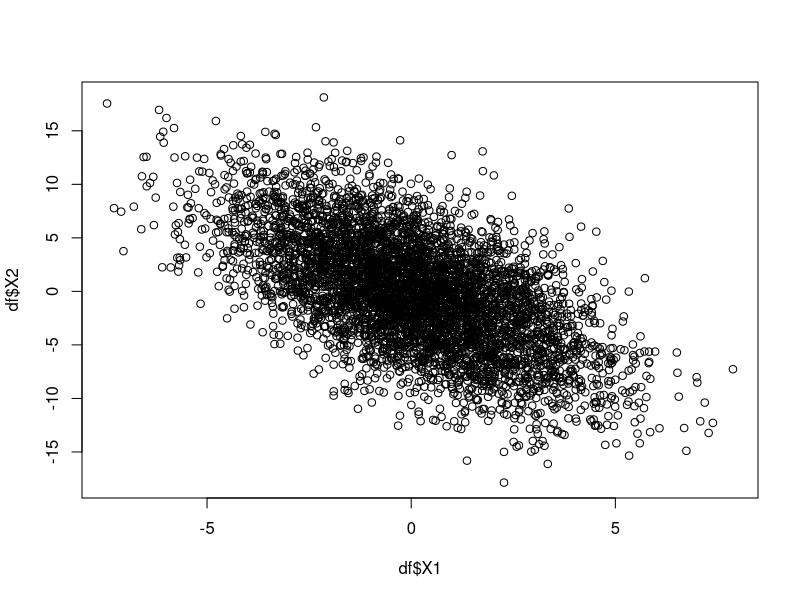

Generate this figure with R:

df <- NULL;

M <- c(0, 0);
V <- rbind(
  c(2, -1),
  c(-1, 5)
);

for(k in 1:5000) {
 vk <- M + V %*% rnorm(2);
 df <- rbind(df, t(vk));
}

df <- data.frame(df);
print(head(df));

plot(df$X1, df$X2);
